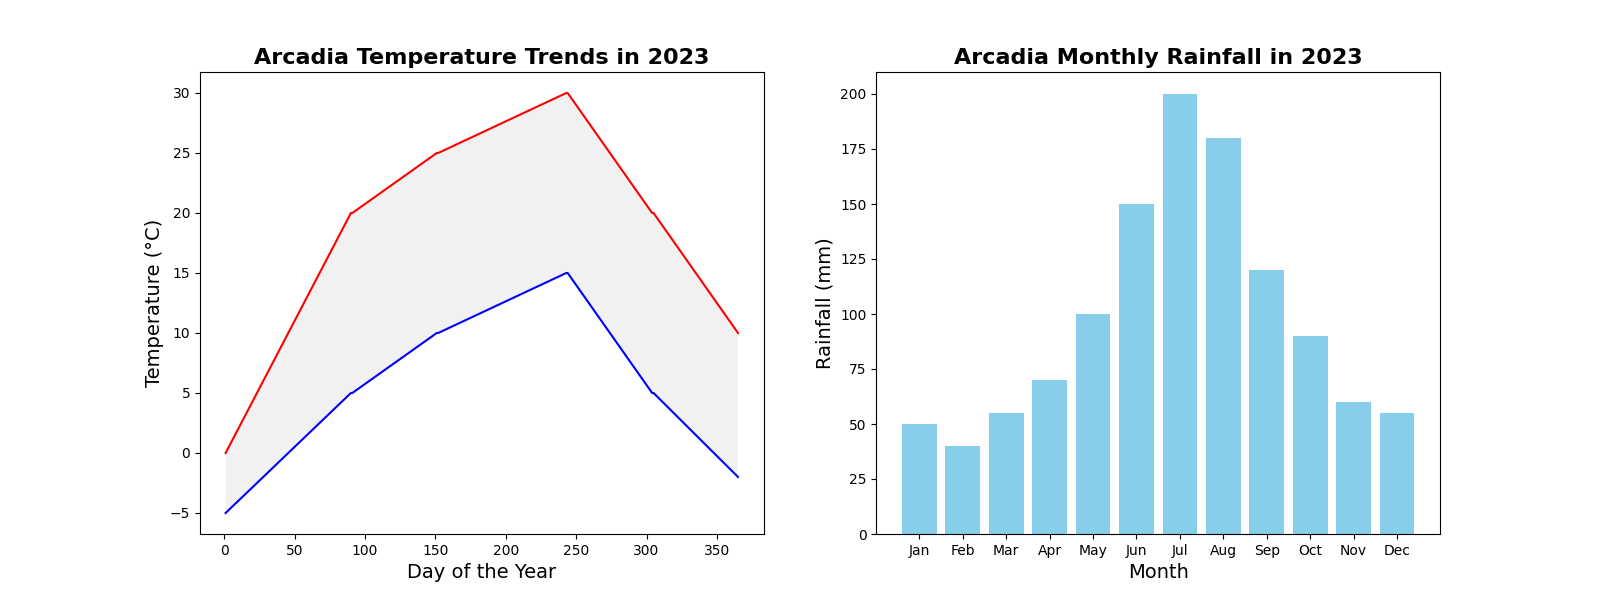

Python code for this plot:
import matplotlib.pyplot as plt
import numpy as np

# Generate data for temperatures and rainfall
days = np.arange(1, 366)
months = np.arange(1, 13)

# Temperatures (in degrees Celsius)
high_temps = np.concatenate([
    np.linspace(0, 20, 90),   # Jan-Mar
    np.linspace(20, 25, 61),  # Apr-May
    np.linspace(25, 30, 92),  # Jun-Aug
    np.linspace(30, 20, 61),  # Sep-Oct
    np.linspace(20, 10, 61)   # Nov-Dec
])

low_temps = np.concatenate([
    np.linspace(-5, 5, 90),   # Jan-Mar
    np.linspace(5, 10, 61),   # Apr-May
    np.linspace(10, 15, 92),  # Jun-Aug
    np.linspace(15, 5, 61),   # Sep-Oct
    np.linspace(5, -2, 61)    # Nov-Dec
])

# Monthly rainfall (in mm)
rainfall = np.array([50, 40, 55, 70, 100, 150, 200, 180, 120, 90, 60, 55])

# Create subplots
fig, ax = plt.subplots(1, 2, figsize=(16, 6), dpi=100)

# Plot high and low temperatures on the first subplot
ax[0].plot(days, high_temps, color='red')
ax[0].plot(days, low_temps, color='blue')
ax[0].fill_between(days, low_temps, high_temps, facecolor='lightgrey', alpha=0.3)

# Customize the temperature plot
ax[0].set_title('Arcadia Temperature Trends in 2023', fontsize=16, fontweight='bold')
ax[0].set_xlabel('Day of the Year', fontsize=14)
ax[0].set_ylabel('Temperature (°C)', fontsize=14)

# Plot rainfall on the second subplot
ax[1].bar(months, rainfall, color='skyblue')

# Customize the rainfall plot
ax[1].set_title('Arcadia Monthly Rainfall in 2023', fontsize=16, fontweight='bold')
ax[1].set_xlabel('Month', fontsize=14)
ax[1].set_ylabel('Rainfall (mm)', fontsize=14)
ax[1].set_xticks(months)
ax[1].set_xticklabels(['Jan', 'Feb', 'Mar', 'Apr', 'May', 'Jun', 'Jul', 'Aug', 'Sep', 'Oct', 'Nov', 'Dec'])

# Display the chart
plt.show()
